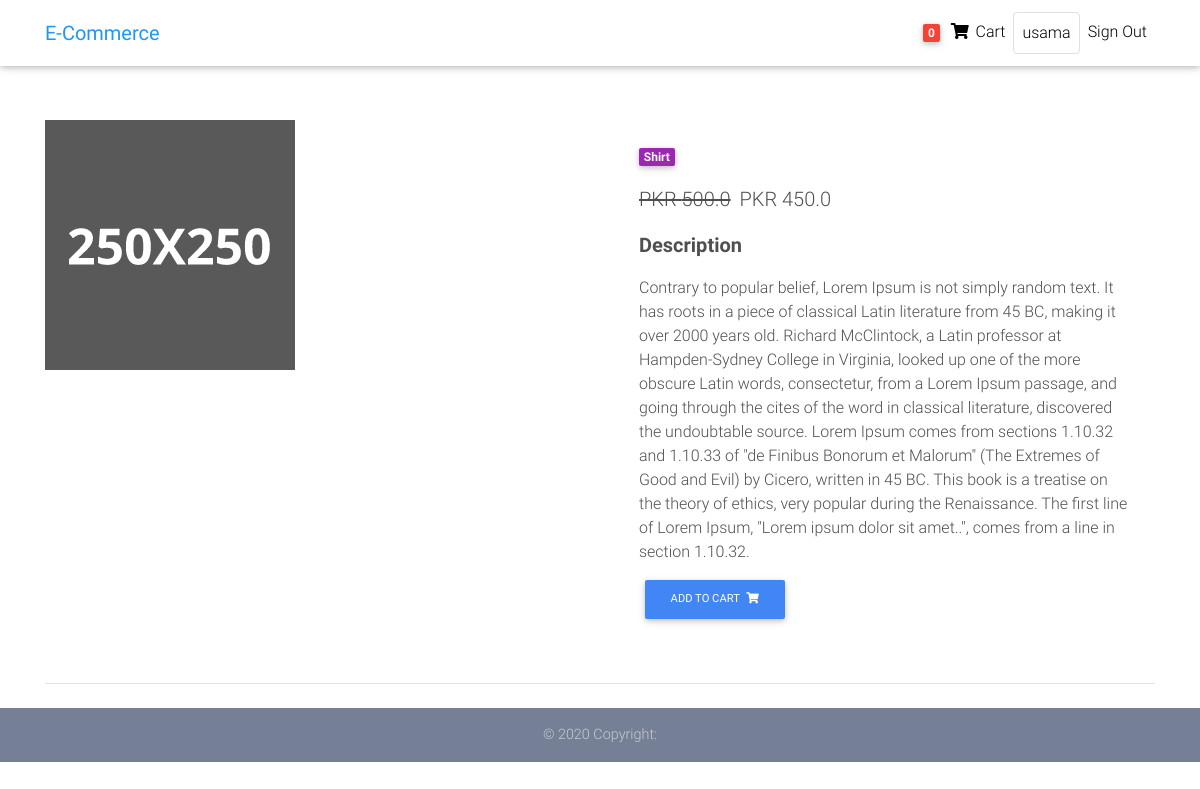
Page /product-detail/1/ (signed in) on the committed database.
### customer/models.py (models this page shows, shortened)
class Customer(models.Model):
    customer = models.OneToOneField(User, on_delete=models.CASCADE, null=True, blank=True)
    name = models.CharField(max_length=200, null=True)
    email = models.EmailField(max_length=300, null=True)

class Order(models.Model):
    customer = models.ForeignKey(Customer, on_delete=models.SET_NULL , null=True,blank=True)
    date_ordered = models.DateTimeField(auto_now_add=True)
    complete = models.BooleanField(default = False)
    transaction_id = models.CharField(max_length=100, null=True)

class Product(models.Model):
    name = models.CharField(max_length=200, null=True)
    price = models.FloatField()
    discount_price = models.FloatField(blank=True,null=True)
    category = models.CharField(choices=CATEGORY_CHOICE, max_length=2)
    description = models.TextField(null=True)
    image = models.ImageField(default="default_img.png",upload_to="product_images")

### customer/views.py (the view, shortened to what this page needs)
# urls.py: path("product-detail/<int:id>/",views.product_detail,name="product_detail"),
def product_detail(request,id):
    product = Product.objects.get(id=id)
    context = {
        "item":product
    }
    return render(request,"customer/product_detail.html",context)

### customer/templatetags/cart_template_tags.py (called while the page is built)
@register.filter
def cart_item_count(user):
    if user.is_authenticated:
        try:
                order  = Order.objects.get(customer=user.customer, complete=False)
                items = order.orderitem_set.all()
        except:
                items = []
        if items:
                if items.exists():
                        return items.count()
    return 0

### customer/templates/customer/product_detail.html (shortened to what this page needs)
{% extends 'customer/base.html' %}
{% block content %}
  <main class="mt-5 pt-4">
        <div class="container dark-grey-text mt-5">
          <div class="row wow fadeIn">
            <div class="col-md-6 mb-4">
              <img src="{{item.image.url}}" class="img-fluid" alt="">
            </div>
            <div class="col-md-6 mb-4">
              <div class="p-4">
                <div class="mb-3">
                  <a href="">
                    <span class="badge purple mr-1">{{item.get_category_display}}</span>
                  </a>
                </div>
                <p class="lead">
                  {% if item.discount_price %}
                  <span class="mr-1">
                      <del>PKR {{item.price}}</del>
                  </span>
                  <span>PKR {{item.discount_price}}</span>
                  {% else %}
                  <span>PKR {{item.price}}</span>
                  {% endif %}
                </p>
                <p class="lead font-weight-bold">Description</p>
                <p>{{item.description}}</p>
                <div class="d-flex justify-content-left">
                  {% if user.is_authenticated %}
                  <button class="btn btn-primary btn-md my-0 p update-cart" data-product="{{item.id}}" data-action="add" >Add to cart
                    <i class="fas fa-shopping-cart ml-1"></i>
                  </button>
                  {% endif %}
                </div>
              </div>
            </div>
          </div>
          <hr>
        </div>
      </main>
{% endblock %}

### customer/templates/customer/navbar.html (shortened to what this page needs)
{% load cart_template_tags %}
<nav class="navbar fixed-top navbar-expand-lg navbar-light white scrolling-navbar">
        <div class="container">
          <a class="navbar-brand waves-effect" href="{% url 'home_page' %}">
            <strong class="blue-text">E-Commerce</strong>
          </a>
          <div class="collapse navbar-collapse" id="navbarSupportedContent">
            <ul class="navbar-nav nav-flex-icons">
              {% if user.is_authenticated %}
              <li class="nav-item">
                <a class="nav-link waves-effect" href="{% url 'cart' %}">
                  <span class="badge red z-depth-1 mr-1"> {{ request.user|cart_item_count }} </span>
                  <i class="fas fa-shopping-cart"></i>
                  <span class="clearfix d-none d-sm-inline-block"> Cart </span>
                </a>
              </li>
              <li class="nav-item">
                  <a href="{% url 'register' %}" class="nav-link border border-light rounded waves-effect">
                    {{user.username}}
                  </a>
                </li>
              <li class="nav-item">
                  <a href="{% url 'sign_out' %}" class="nav-link waves-effect">
                    Sign Out
                  </a>
              </li>
              {% endif %}
            </ul>
          </div>
        </div>
      </nav>

### customer/templates/customer/base.html (style rules this page uses)
html, body, header, .carousel { height: 60vh; }

### rows in the picture
Product: image (placeholder picture), category "Shirt", price "500.0", discount_price "450.0", description "Contrary to popular belief, Lorem Ipsum is not simply random text. It has roots in a piece of classical Latin literature from 45 BC, making it over 2000 years old. Richard McClintock, a Latin professor at Hampden-Sydney College in Virginia, looked up one of the more obscure Latin words, consectetur, from a Lorem Ipsum passage, and going through the cites of the word in classical literature, discovered the undoubtable source. Lorem Ipsum comes from sections 1.10.32 and 1.10.33 of \"de Finibus Bonorum et Malorum\" (The Extremes of Good and Evil) by Cicero, written in 45 BC. This book is a treatise on the theory of ethics, very popular during the Renaissance. The first line of Lorem Ipsum,…"

### other values in the picture
{{ request.user|cart_item_count }} "0"
{{ user.username }} "usama"
